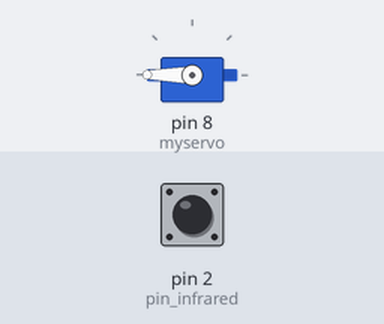
Simulated run of this sketch. Board: Arduino Uno, built with avr-gcc and run on an emulated ATmega328P. Parts: servo. The inputs (shaded band) are chosen by the test bench; at power-on: pin 2 (pin_infrared) HIGH.

Above: at 1.2 s.
1.3 s: pin 2 (pin_infrared) pulled LOW for 0.15 s
At 1.37 s:
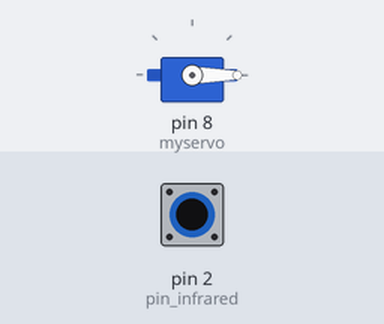
2.9 s: pin 2 (pin_infrared) pulled LOW for 3.2 s
At 7.5 s:
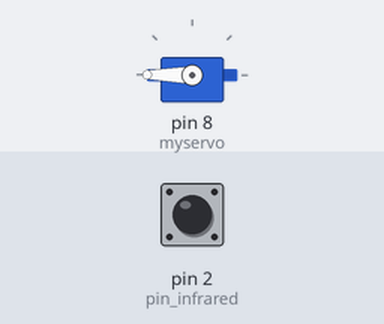
Timing chart, 0 to 9.0 s (numbered marks = the images above; inputs shaded):
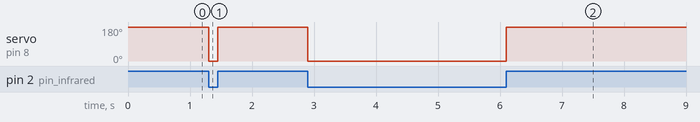

Measured:
- after the input at 1.3 s, servo on pin 8 (myservo): 180° → 0° at once, → 180° 0.15 s later
- after the input at 2.9 s, servo on pin 8 (myservo): 180° → 0° at once, → 180° 3.2 s later

The sketch:

Program_Tempat_Sampah_Otomatis.ino
```cpp
#include <Servo.h>
Servo myservo;
int angle = 0;
int angleStep = 100;

void setup(){
  myservo.attach(8);//pin servo
  pinMode(2,INPUT_PULLUP);//pin infrared
}

void loop(){
  if (digitalRead(2) == HIGH){
    myservo.write(180);
  }
  else{
    myservo.write(-180);
  }
}
```
